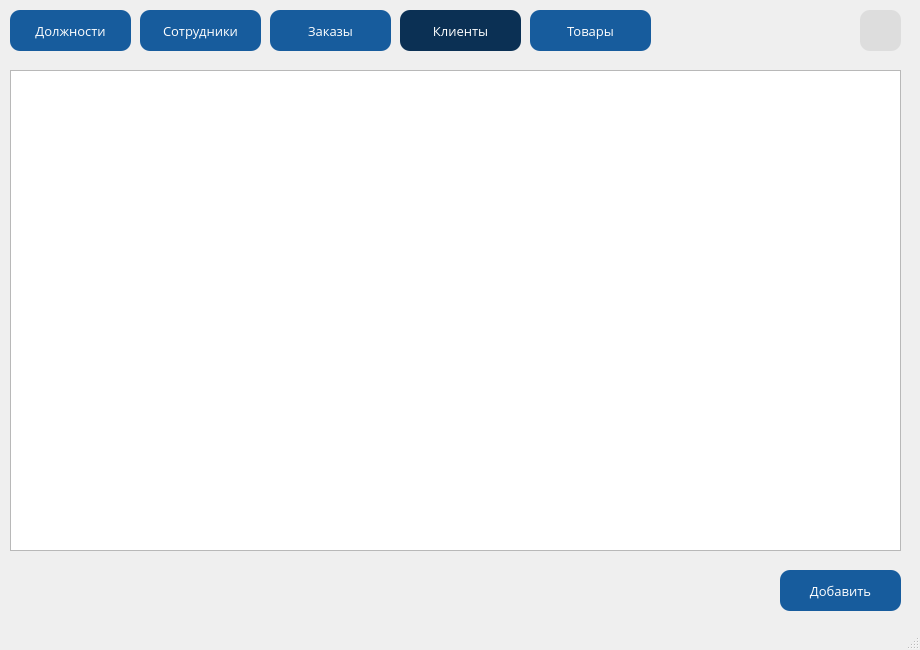
<?xml version="1.0" encoding="UTF-8"?>
<ui version="4.0">
 <class>client</class>
 <widget class="QMainWindow" name="client">
  <property name="windowModality">
   <enum>Qt::NonModal</enum>
  </property>
  <property name="geometry">
   <rect>
    <x>0</x>
    <y>0</y>
    <width>920</width>
    <height>650</height>
   </rect>
  </property>
  <property name="font">
   <font>
    <family>Open Sans</family>
    <pointsize>10</pointsize>
   </font>
  </property>
  <property name="contextMenuPolicy">
   <enum>Qt::NoContextMenu</enum>
  </property>
  <property name="windowTitle">
   <string>Приложение</string>
  </property>
  <property name="windowIcon">
   <iconset>
    <normaloff>logo.png</normaloff>logo.png</iconset>
  </property>
  <property name="toolButtonStyle">
   <enum>Qt::ToolButtonIconOnly</enum>
  </property>
  <property name="dockNestingEnabled">
   <bool>false</bool>
  </property>
  <widget class="QWidget" name="centralwidget">
   <widget class="QPushButton" name="pushButton">
    <property name="enabled">
     <bool>true</bool>
    </property>
    <property name="geometry">
     <rect>
      <x>10</x>
      <y>10</y>
      <width>121</width>
      <height>41</height>
     </rect>
    </property>
    <property name="styleSheet">
     <string notr="true">QPushButton {
    border-radius:  10px;
    background-color:  rgb(23, 92, 157);
    color:  rgb(255, 255, 255);
	font: 10pt &quot;Open Sans&quot;;
}

QPushButton:pressed {
    background-color:  rgb(11, 48, 84);
}</string>
    </property>
    <property name="text">
     <string>Должности</string>
    </property>
   </widget>
   <widget class="QPushButton" name="pushButton_2">
    <property name="enabled">
     <bool>true</bool>
    </property>
    <property name="geometry">
     <rect>
      <x>140</x>
      <y>10</y>
      <width>121</width>
      <height>41</height>
     </rect>
    </property>
    <property name="styleSheet">
     <string notr="true">QPushButton {
    border-radius:  10px;
    background-color:  rgb(23, 92, 157);
    color:  rgb(255, 255, 255);
	font: 10pt &quot;Open Sans&quot;;
}

QPushButton:pressed {
    background-color:  rgb(11, 48, 84);
}</string>
    </property>
    <property name="text">
     <string>Сотрудники</string>
    </property>
    <property name="checkable">
     <bool>false</bool>
    </property>
    <property name="autoRepeat">
     <bool>false</bool>
    </property>
    <property name="autoExclusive">
     <bool>false</bool>
    </property>
   </widget>
   <widget class="QPushButton" name="pushButton_3">
    <property name="enabled">
     <bool>true</bool>
    </property>
    <property name="geometry">
     <rect>
      <x>270</x>
      <y>10</y>
      <width>121</width>
      <height>41</height>
     </rect>
    </property>
    <property name="styleSheet">
     <string notr="true">QPushButton {
    border-radius:  10px;
    background-color:  rgb(23, 92, 157);
    color:  rgb(255, 255, 255);
	font: 10pt &quot;Open Sans&quot;;
}

QPushButton:pressed {
    background-color:  rgb(11, 48, 84);
}</string>
    </property>
    <property name="text">
     <string>Заказы</string>
    </property>
   </widget>
   <widget class="QPushButton" name="pushButton_4">
    <property name="enabled">
     <bool>false</bool>
    </property>
    <property name="geometry">
     <rect>
      <x>400</x>
      <y>10</y>
      <width>121</width>
      <height>41</height>
     </rect>
    </property>
    <property name="font">
     <font>
      <family>Open Sans</family>
      <pointsize>10</pointsize>
     </font>
    </property>
    <property name="styleSheet">
     <string notr="true">QPushButton {
    border-radius:  10px;
    background-color:  rgb(11, 48, 84);
    color:  rgb(255, 255, 255);
}</string>
    </property>
    <property name="text">
     <string>Клиенты</string>
    </property>
   </widget>
   <widget class="QPushButton" name="pushButton_5">
    <property name="geometry">
     <rect>
      <x>530</x>
      <y>10</y>
      <width>121</width>
      <height>41</height>
     </rect>
    </property>
    <property name="styleSheet">
     <string notr="true">QPushButton {
    border-radius:  10px;
    background-color:  rgb(23, 92, 157);
    color:  rgb(255, 255, 255);
	font: 10pt &quot;Open Sans&quot;;
}

QPushButton:pressed {
    background-color:  rgb(11, 48, 84);
}</string>
    </property>
    <property name="text">
     <string>Товары</string>
    </property>
   </widget>
   <widget class="QPushButton" name="pushButton_6">
    <property name="geometry">
     <rect>
      <x>780</x>
      <y>570</y>
      <width>121</width>
      <height>41</height>
     </rect>
    </property>
    <property name="styleSheet">
     <string notr="true">QPushButton {
    border-radius:  10px;
    background-color:  rgb(23, 92, 157);
    color:  rgb(255, 255, 255);
	font: 10pt &quot;Open Sans&quot;;
}

QPushButton:pressed {
    background-color:  rgb(11, 48, 84);
}</string>
    </property>
    <property name="text">
     <string>Добавить</string>
    </property>
   </widget>
   <widget class="QPushButton" name="pushButton_7">
    <property name="geometry">
     <rect>
      <x>860</x>
      <y>10</y>
      <width>41</width>
      <height>41</height>
     </rect>
    </property>
    <property name="styleSheet">
     <string notr="true">QPushButton {
    border-radius:  10px;
    background-color: rgb(221, 221, 221);
    color:  rgb(255, 255, 255);
}


QPushButton:pressed {
    background-color: rgb(152, 152, 152);
}</string>
    </property>
    <property name="text">
     <string/>
    </property>
    <property name="icon">
     <iconset>
      <normaloff>icon-filter.png</normaloff>icon-filter.png</iconset>
    </property>
   </widget>
   <widget class="QTableView" name="tableView">
    <property name="geometry">
     <rect>
      <x>10</x>
      <y>70</y>
      <width>891</width>
      <height>481</height>
     </rect>
    </property>
    <property name="font">
     <font>
      <family>Open Sans</family>
      <pointsize>10</pointsize>
     </font>
    </property>
   </widget>
  </widget>
  <widget class="QMenuBar" name="menubar">
   <property name="geometry">
    <rect>
     <x>0</x>
     <y>0</y>
     <width>920</width>
     <height>25</height>
    </rect>
   </property>
  </widget>
  <widget class="QStatusBar" name="statusbar"/>
 </widget>
 <resources/>
 <connections/>
</ui>
